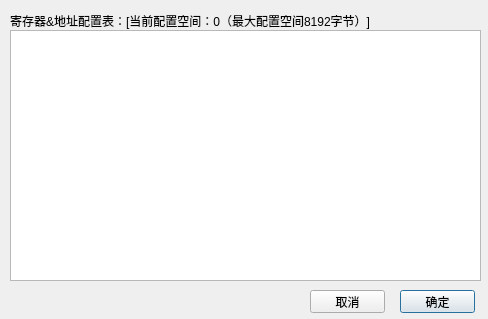
<?xml version="1.0" encoding="UTF-8"?>
<ui version="4.0">
 <class>CMDRegisterAndAddressConfigTab</class>
 <widget class="QDialog" name="CMDRegisterAndAddressConfigTab">
  <property name="geometry">
   <rect>
    <x>0</x>
    <y>0</y>
    <width>488</width>
    <height>319</height>
   </rect>
  </property>
  <property name="windowTitle">
   <string>Dialog</string>
  </property>
  <widget class="QTableWidget" name="tableWidget">
   <property name="geometry">
    <rect>
     <x>10</x>
     <y>30</y>
     <width>471</width>
     <height>251</height>
    </rect>
   </property>
  </widget>
  <widget class="QPushButton" name="okButton">
   <property name="geometry">
    <rect>
     <x>400</x>
     <y>290</y>
     <width>75</width>
     <height>23</height>
    </rect>
   </property>
   <property name="text">
    <string>确定</string>
   </property>
  </widget>
  <widget class="QPushButton" name="cancelButton">
   <property name="geometry">
    <rect>
     <x>310</x>
     <y>290</y>
     <width>75</width>
     <height>23</height>
    </rect>
   </property>
   <property name="text">
    <string>取消</string>
   </property>
  </widget>
  <widget class="QLabel" name="label">
   <property name="geometry">
    <rect>
     <x>10</x>
     <y>10</y>
     <width>471</width>
     <height>21</height>
    </rect>
   </property>
   <property name="text">
    <string>寄存器&amp;地址配置表：[当前配置空间：0（最大配置空间8192字节）]</string>
   </property>
  </widget>
 </widget>
 <resources/>
 <connections/>
</ui>
